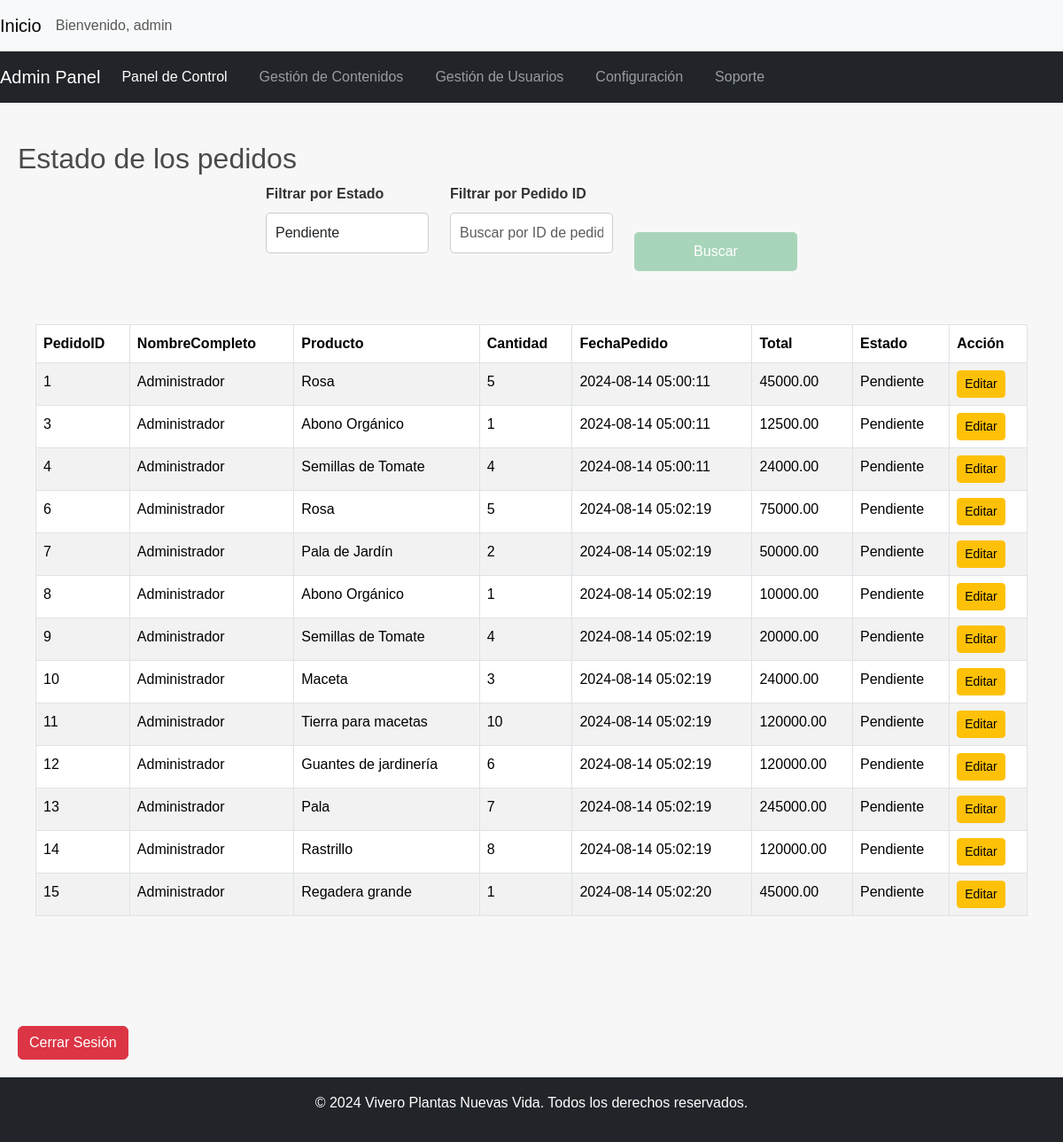
/Main_admin.php?estado=Pendiente (signed in), run on the app's committed database.
### tables this page shows
CREATE TABLE `pedidos` (
  `PedidoID` int(11) NOT NULL,
  `UsuarioID` int(11) NOT NULL,
  `ProductoID` int(11) NOT NULL,
  `Cantidad` int(11) NOT NULL,
  `FechaPedido` timestamp NOT NULL DEFAULT current_timestamp(),
  `Total` decimal(10,2) NOT NULL,
  `Estado` enum('Pendiente','Enviado','Entregado','Cancelado') DEFAULT 'Pendiente'
);

CREATE TABLE `perfilesusuario` (
  `UsuarioID` int(11) NOT NULL,
  `NombreUsuario` varchar(50) NOT NULL,
  `NombreCompleto` varchar(100) DEFAULT NULL,
  `CorreoElectronico` varchar(100) NOT NULL,
  `Direccion` varchar(50) NOT NULL,
  `Telefono` int(11) NOT NULL,
  `ContrasenaHash` char(64) NOT NULL,
  `FechaRegistro` timestamp NOT NULL DEFAULT current_timestamp(),
  `FechaUltimoAcceso` timestamp NULL DEFAULT NULL,
  `Rol` enum('admin','usuario','invitado') DEFAULT 'usuario',
  `Activo` tinyint(1) DEFAULT 1
);

CREATE TABLE `productos` (
  `ProductoID` int(11) NOT NULL,
  `Nombre` varchar(100) NOT NULL,
  `Descripcion` text DEFAULT NULL,
  `Valor` decimal(10,2) NOT NULL,
  `CantidadDisponible` int(11) NOT NULL,
  `FechaRegistro` timestamp NOT NULL DEFAULT current_timestamp(),
  `CategoriaID` int(11) DEFAULT NULL,
  `ProveedorID` int(11) DEFAULT NULL
);

### Main_admin.php (the view, shortened to what this page needs)
<!DOCTYPE html>
<html lang="en">
<head>
    <link href="https://cdn.jsdelivr.net/npm/bootstrap@5.3.3/dist/css/bootstrap.min.css" rel="stylesheet">
    <link rel="stylesheet" href="Styles.css">
</head>
<body>
    <nav class="navbar navbar-expand-lg navbar-light bg-light">
        <a class="navbar-brand" href="#">Inicio</a>
        <div class="collapse navbar-collapse">
            <span class="navbar-text">
                Bienvenido, <?php echo htmlspecialchars($_SESSION['nombre_usuario']); ?>
            </span>
        </div>
    </nav>
    <nav class="navbar navbar-expand-lg navbar-dark bg-dark">
        <a class="navbar-brand" href="#">Admin Panel</a>
        <div class="collapse navbar-collapse" id="navbarNav">
            <ul class="navbar-nav">
                <li class="nav-item">
                    <a class="nav-link active" href="dashboard">Panel de Control</a>
                </li>
                <li class="nav-item">
                    <a class="nav-link" href="Gestion de contenidos.php">Gestión de Contenidos</a>
                </li>
                <li class="nav-item">
                    <a class="nav-link" href="Gestion de usuarios.php">Gestión de Usuarios</a>
                </li>
                <li class="nav-item">
                    <a class="nav-link" href="Configuracion.php">Configuración</a>
                </li>
                <li class="nav-item">
                    <a class="nav-link" href="Soporte.php">Soporte</a>
                </li>
            </ul>
        </div>
    </nav>
    <section id="dashboard" class="container my-4">
        <h2>Estado de los pedidos</h2>
        <form method="GET" class="mb-4">
            <div class="row">
                <div class="col-md-4 mb-3">
                    <label for="estado" class="form-label">Filtrar por Estado</label>
                    <input type="text" id="estado" name="estado" class="form-control" value="<?php echo isset($_GET['estado']) ? htmlspecialchars($_GET['estado']) : ''; ?>" placeholder="Buscar por estado">
                </div>
                <div class="col-md-4 mb-3">
                    <label for="pedidoID" class="form-label">Filtrar por Pedido ID</label>
                    <input type="text" id="pedidoID" name="pedidoID" class="form-control" value="<?php echo isset($_GET['pedidoID']) ? htmlspecialchars($_GET['pedidoID']) : ''; ?>" placeholder="Buscar por ID de pedido">
                </div>
                <div class="col-md-4 mb-3 d-flex align-items-end">
                    <button type="submit" class="btn btn-primary">Buscar</button>
                </div>
            </div>
        </form>
        <div class="container">
            <div class="row justify-content-center">
                <div class="col-md-12">
                    <?php
                    include 'index.php';
                    $estado = isset($_GET['estado']) ? $_GET['estado'] : '';
                    $consulta = "SELECT a.PedidoID, b.NombreCompleto, c.Nombre AS Producto, a.Cantidad, a.FechaPedido, a.Total, a.Estado
                                  FROM pedidos a
                                  LEFT JOIN perfilesusuario b ON b.UsuarioID = a.UsuarioID
                                  LEFT JOIN productos c ON c.ProductoID = a.ProductoID
                                  WHERE 1=1";
                    if ($estado) {
                        $consulta .= " AND a.Estado LIKE '%" . $conexion->real_escape_string($estado) . "%'";
                    }
                    $resultado = $conexion->query($consulta);
                    if ($resultado->num_rows > 0) {
                        echo "<table class='table table-striped table-bordered'>";
                        echo "<thead><tr><th>PedidoID</th><th>NombreCompleto</th><th>Producto</th><th>Cantidad</th><th>FechaPedido</th><th>Total</th><th>Estado</th><th>Acción</th></tr></thead>";
                        echo "<tbody>";
                        while ($fila = $resultado->fetch_assoc()) {
                            $pedidoID = htmlspecialchars($fila["PedidoID"]);
                            echo "<tr>
                                    <td>" . $pedidoID . "</td>
                                    <td>" . htmlspecialchars($fila["NombreCompleto"]) . "</td>
                                    <td>" . htmlspecialchars($fila["Producto"]) . "</td>
                                    <td>" . htmlspecialchars($fila["Cantidad"]) . "</td>
                                    <td>" . htmlspecialchars($fila["FechaPedido"]) . "</td>
                                    <td>" . htmlspecialchars($fila["Total"]) . "</td>
                                    <td>" . htmlspecialchars($fila["Estado"]) . "</td>
                                    <td><a href='editar_pedido.php?PedidoID=$pedidoID' class='btn btn-warning btn-sm'>Editar</a></td>
                                  </tr>";
                        }
                        echo "</tbody></table>";
                    } else {
                        echo "<p>No se encontraron resultados.</p>";
                    }
                    ?>
                </div>
            </div>
        </div>
    </section>
    <div class="container mt-5">
        <a href="logout.php" class="btn btn-danger">Cerrar Sesión</a>
    </div>
    <footer class="bg-dark text-white text-center py-3">
        <p>&copy; 2024 Vivero Plantas Nuevas Vida. Todos los derechos reservados.</p>
    </footer>
</body>
</html>

### Styles.css (style rules this page uses)
* { margin: 0; padding: 0; box-sizing: border-box; }
body { font-family: Arial, sans-serif; line-height: 1.6; background-color: #f7f7f7; color: #333; }
.container { max-width: 1200px; margin: 0 auto; padding: 20px; }
h1, h2, h3, h4 { color: #4A4A4A; }
nav { background-color: #A8D5BA; padding: 10px 0; }
nav ul { list-style-type: none; text-align: center; }
nav ul li { display: inline; margin-right: 20px; }
nav ul li a { color: #000000; text-decoration: none; font-weight: bold; transition: all 0.3s ease; }
form { max-width: 600px; margin: 0 auto; }
form label { display: block; margin-bottom: 10px; font-weight: bold; }
form input[type="text"], form input[type="email"], form textarea { width: 100%; padding: 10px; margin-bottom: 20px; border: 1px solid #ccc; border-radius: 5px; }
form button { display: block; width: 100%; padding: 10px; background-color: #A8D5BA; color: #000000; border: none; border-radius: 5px; cursor: pointer; transition: background-color 0.3s; }
footer { background-color: #000000; color: #fff; text-align: center; padding: 20px 0; }
.btn-primary { background-color: #A8D5BA; color: #fff; border: none; border-radius: 5px; padding: 10px 20px; font-size: 16px; cursor: pointer; transition: background-color 0.3s ease; }

### data on the page
pedidos: PedidoID "1", UsuarioID.NombreCompleto "Administrador", ProductoID.Nombre "Rosa", Cantidad "5", FechaPedido "2024-08-14 05:00:11", Total "45000.00", Estado "Pendiente"
pedidos: PedidoID "3", UsuarioID.NombreCompleto "Administrador", ProductoID.Nombre "Abono Orgánico", Cantidad "1", FechaPedido "2024-08-14 05:00:11", Total "12500.00", Estado "Pendiente"
pedidos: PedidoID "4", UsuarioID.NombreCompleto "Administrador", ProductoID.Nombre "Semillas de Tomate", Cantidad "4", FechaPedido "2024-08-14 05:00:11", Total "24000.00", Estado "Pendiente"
pedidos: PedidoID "6", UsuarioID.NombreCompleto "Administrador", ProductoID.Nombre "Rosa", Cantidad "5", FechaPedido "2024-08-14 05:02:19", Total "75000.00", Estado "Pendiente"
pedidos: PedidoID "7", UsuarioID.NombreCompleto "Administrador", ProductoID.Nombre "Pala de Jardín", Cantidad "2", FechaPedido "2024-08-14 05:02:19", Total "50000.00", Estado "Pendiente"
pedidos: PedidoID "8", UsuarioID.NombreCompleto "Administrador", ProductoID.Nombre "Abono Orgánico", Cantidad "1", FechaPedido "2024-08-14 05:02:19", Total "10000.00", Estado "Pendiente"
pedidos: PedidoID "9", UsuarioID.NombreCompleto "Administrador", ProductoID.Nombre "Semillas de Tomate", Cantidad "4", FechaPedido "2024-08-14 05:02:19", Total "20000.00", Estado "Pendiente"
pedidos: PedidoID "10", UsuarioID.NombreCompleto "Administrador", ProductoID.Nombre "Maceta", Cantidad "3", FechaPedido "2024-08-14 05:02:19", Total "24000.00", Estado "Pendiente"
pedidos: PedidoID "11", UsuarioID.NombreCompleto "Administrador", ProductoID.Nombre "Tierra para macetas", Cantidad "10", FechaPedido "2024-08-14 05:02:19", Total "120000.00", Estado "Pendiente"
pedidos: PedidoID "12", UsuarioID.NombreCompleto "Administrador", ProductoID.Nombre "Guantes de jardinería", Cantidad "6", FechaPedido "2024-08-14 05:02:19", Total "120000.00", Estado "Pendiente"
pedidos: PedidoID "13", UsuarioID.NombreCompleto "Administrador", ProductoID.Nombre "Pala", Cantidad "7", FechaPedido "2024-08-14 05:02:19", Total "245000.00", Estado "Pendiente"
pedidos: PedidoID "14", UsuarioID.NombreCompleto "Administrador", ProductoID.Nombre "Rastrillo", Cantidad "8", FechaPedido "2024-08-14 05:02:19", Total "120000.00", Estado "Pendiente"
pedidos: PedidoID "15", UsuarioID.NombreCompleto "Administrador", ProductoID.Nombre "Regadera grande", Cantidad "1", FechaPedido "2024-08-14 05:02:20", Total "45000.00", Estado "Pendiente"

### other printed values
$_SESSION['nombre_usuario'] "admin"
